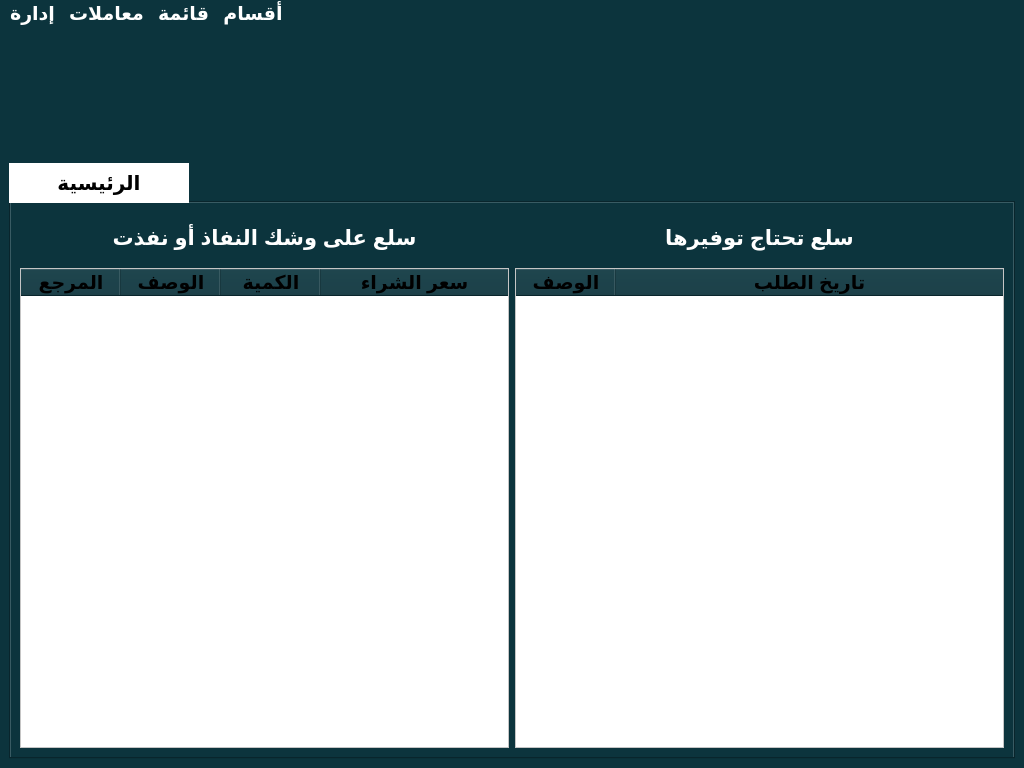
<?xml version="1.0" encoding="UTF-8"?>
<ui version="4.0">
 <class>main_window</class>
 <widget class="QMainWindow" name="main_window">
  <property name="geometry">
   <rect>
    <x>0</x>
    <y>0</y>
    <width>1024</width>
    <height>768</height>
   </rect>
  </property>
  <property name="minimumSize">
   <size>
    <width>1024</width>
    <height>768</height>
   </size>
  </property>
  <property name="windowTitle">
   <string>MainWindow</string>
  </property>
  <property name="styleSheet">
   <string notr="true">background-color:#0c343d;
</string>
  </property>
  <widget class="QWidget" name="centralwidget">
   <layout class="QGridLayout" name="gridLayout" rowstretch="0">
    <item row="0" column="0">
     <layout class="QVBoxLayout" name="verticalLayout" stretch="1,3">
      <item>
       <layout class="QHBoxLayout" name="horizontalLayout">
        <property name="sizeConstraint">
         <enum>QLayout::SetDefaultConstraint</enum>
        </property>
        <item>
         <widget class="QPushButton" name="new_customer_invoice_btn">
          <property name="sizePolicy">
           <sizepolicy hsizetype="Minimum" vsizetype="Expanding">
            <horstretch>0</horstretch>
            <verstretch>0</verstretch>
           </sizepolicy>
          </property>
          <property name="minimumSize">
           <size>
            <width>0</width>
            <height>30</height>
           </size>
          </property>
          <property name="maximumSize">
           <size>
            <width>16777215</width>
            <height>120</height>
           </size>
          </property>
          <property name="cursor">
           <cursorShape>PointingHandCursor</cursorShape>
          </property>
          <property name="toolTip">
           <string>فاتورة بيع جديدة</string>
          </property>
          <property name="statusTip">
           <string/>
          </property>
          <property name="whatsThis">
           <string/>
          </property>
          <property name="styleSheet">
           <string notr="true">
QPushButton:hover{
	background-color:#3f5482;
	border: 1px solid #3f5482;
}</string>
          </property>
          <property name="text">
           <string/>
          </property>
          <property name="icon">
           <iconset>
            <normaloff>../icons/add_a_sale_invoice.svg</normaloff>../icons/add_a_sale_invoice.svg</iconset>
          </property>
          <property name="iconSize">
           <size>
            <width>60</width>
            <height>60</height>
           </size>
          </property>
          <property name="flat">
           <bool>true</bool>
          </property>
         </widget>
        </item>
        <item>
         <widget class="QPushButton" name="new_supplier_invoice_btn">
          <property name="sizePolicy">
           <sizepolicy hsizetype="Minimum" vsizetype="Expanding">
            <horstretch>0</horstretch>
            <verstretch>0</verstretch>
           </sizepolicy>
          </property>
          <property name="minimumSize">
           <size>
            <width>0</width>
            <height>30</height>
           </size>
          </property>
          <property name="maximumSize">
           <size>
            <width>16777215</width>
            <height>120</height>
           </size>
          </property>
          <property name="cursor">
           <cursorShape>PointingHandCursor</cursorShape>
          </property>
          <property name="toolTip">
           <string>فاتورة شراء جديدة</string>
          </property>
          <property name="styleSheet">
           <string notr="true">
QPushButton:hover{
	background-color:#3f5482;
	border: 1px solid #3f5482;
}</string>
          </property>
          <property name="text">
           <string/>
          </property>
          <property name="icon">
           <iconset>
            <normaloff>../icons/new_purchase_invoice.svg</normaloff>../icons/new_purchase_invoice.svg</iconset>
          </property>
          <property name="iconSize">
           <size>
            <width>60</width>
            <height>60</height>
           </size>
          </property>
          <property name="flat">
           <bool>true</bool>
          </property>
         </widget>
        </item>
        <item>
         <widget class="QPushButton" name="new_service_btn">
          <property name="sizePolicy">
           <sizepolicy hsizetype="Minimum" vsizetype="Expanding">
            <horstretch>0</horstretch>
            <verstretch>0</verstretch>
           </sizepolicy>
          </property>
          <property name="minimumSize">
           <size>
            <width>0</width>
            <height>30</height>
           </size>
          </property>
          <property name="maximumSize">
           <size>
            <width>16777215</width>
            <height>120</height>
           </size>
          </property>
          <property name="cursor">
           <cursorShape>PointingHandCursor</cursorShape>
          </property>
          <property name="toolTip">
           <string>خدمة جديدة</string>
          </property>
          <property name="styleSheet">
           <string notr="true">
QPushButton:hover{
	background-color:#3f5482;
	border: 1px solid #3f5482;
}</string>
          </property>
          <property name="text">
           <string/>
          </property>
          <property name="icon">
           <iconset>
            <normaloff>../icons/new_service.svg</normaloff>../icons/new_service.svg</iconset>
          </property>
          <property name="iconSize">
           <size>
            <width>60</width>
            <height>60</height>
           </size>
          </property>
          <property name="flat">
           <bool>true</bool>
          </property>
         </widget>
        </item>
        <item>
         <widget class="QPushButton" name="new_supplier_transaction_btn">
          <property name="sizePolicy">
           <sizepolicy hsizetype="Minimum" vsizetype="Expanding">
            <horstretch>0</horstretch>
            <verstretch>0</verstretch>
           </sizepolicy>
          </property>
          <property name="minimumSize">
           <size>
            <width>0</width>
            <height>30</height>
           </size>
          </property>
          <property name="maximumSize">
           <size>
            <width>16777215</width>
            <height>120</height>
           </size>
          </property>
          <property name="cursor">
           <cursorShape>PointingHandCursor</cursorShape>
          </property>
          <property name="toolTip">
           <string>إيدع أو دين مورد جديد</string>
          </property>
          <property name="styleSheet">
           <string notr="true">
QPushButton:hover{
	background-color:#3f5482;
	border: 1px solid #3f5482;
}</string>
          </property>
          <property name="text">
           <string/>
          </property>
          <property name="icon">
           <iconset>
            <normaloff>../icons/new_transcation_cus.svg</normaloff>../icons/new_transcation_cus.svg</iconset>
          </property>
          <property name="iconSize">
           <size>
            <width>60</width>
            <height>60</height>
           </size>
          </property>
          <property name="flat">
           <bool>true</bool>
          </property>
         </widget>
        </item>
        <item>
         <widget class="QPushButton" name="new_customer_transaction_btn">
          <property name="sizePolicy">
           <sizepolicy hsizetype="Minimum" vsizetype="Expanding">
            <horstretch>0</horstretch>
            <verstretch>0</verstretch>
           </sizepolicy>
          </property>
          <property name="minimumSize">
           <size>
            <width>0</width>
            <height>30</height>
           </size>
          </property>
          <property name="maximumSize">
           <size>
            <width>16777215</width>
            <height>120</height>
           </size>
          </property>
          <property name="cursor">
           <cursorShape>PointingHandCursor</cursorShape>
          </property>
          <property name="toolTip">
           <string>إيداع زبون جديد</string>
          </property>
          <property name="styleSheet">
           <string notr="true">
QPushButton:hover{
	background-color:#3f5482;
	border: 1px solid #3f5482;
}</string>
          </property>
          <property name="text">
           <string/>
          </property>
          <property name="icon">
           <iconset>
            <normaloff>../icons/new_transaction_sup.svg</normaloff>../icons/new_transaction_sup.svg</iconset>
          </property>
          <property name="iconSize">
           <size>
            <width>60</width>
            <height>60</height>
           </size>
          </property>
          <property name="flat">
           <bool>true</bool>
          </property>
         </widget>
        </item>
        <item>
         <widget class="QPushButton" name="new_employee_withdrawal_btn">
          <property name="sizePolicy">
           <sizepolicy hsizetype="Minimum" vsizetype="Expanding">
            <horstretch>0</horstretch>
            <verstretch>0</verstretch>
           </sizepolicy>
          </property>
          <property name="minimumSize">
           <size>
            <width>0</width>
            <height>30</height>
           </size>
          </property>
          <property name="maximumSize">
           <size>
            <width>16777215</width>
            <height>120</height>
           </size>
          </property>
          <property name="cursor">
           <cursorShape>PointingHandCursor</cursorShape>
          </property>
          <property name="toolTip">
           <string>سحب جديد للموظف</string>
          </property>
          <property name="styleSheet">
           <string notr="true">
QPushButton:hover{
	background-color:#3f5482;
	border: 1px solid #3f5482;
}</string>
          </property>
          <property name="text">
           <string/>
          </property>
          <property name="icon">
           <iconset>
            <normaloff>../icons/new_withdawal.svg</normaloff>../icons/new_withdawal.svg</iconset>
          </property>
          <property name="iconSize">
           <size>
            <width>60</width>
            <height>60</height>
           </size>
          </property>
          <property name="flat">
           <bool>true</bool>
          </property>
         </widget>
        </item>
        <item>
         <widget class="QPushButton" name="new_expense_btn">
          <property name="sizePolicy">
           <sizepolicy hsizetype="Minimum" vsizetype="Expanding">
            <horstretch>0</horstretch>
            <verstretch>0</verstretch>
           </sizepolicy>
          </property>
          <property name="minimumSize">
           <size>
            <width>0</width>
            <height>30</height>
           </size>
          </property>
          <property name="maximumSize">
           <size>
            <width>16777215</width>
            <height>120</height>
           </size>
          </property>
          <property name="cursor">
           <cursorShape>PointingHandCursor</cursorShape>
          </property>
          <property name="toolTip">
           <string>مصروف جديد</string>
          </property>
          <property name="styleSheet">
           <string notr="true">
QPushButton:hover{
	background-color:#3f5482;
	border: 1px solid #3f5482;
}</string>
          </property>
          <property name="text">
           <string/>
          </property>
          <property name="icon">
           <iconset>
            <normaloff>../icons/new_expense.svg</normaloff>../icons/new_expense.svg</iconset>
          </property>
          <property name="iconSize">
           <size>
            <width>60</width>
            <height>60</height>
           </size>
          </property>
          <property name="flat">
           <bool>true</bool>
          </property>
         </widget>
        </item>
        <item>
         <widget class="QPushButton" name="buy_mobile_btn">
          <property name="sizePolicy">
           <sizepolicy hsizetype="Minimum" vsizetype="Expanding">
            <horstretch>0</horstretch>
            <verstretch>0</verstretch>
           </sizepolicy>
          </property>
          <property name="minimumSize">
           <size>
            <width>0</width>
            <height>30</height>
           </size>
          </property>
          <property name="maximumSize">
           <size>
            <width>16777215</width>
            <height>120</height>
           </size>
          </property>
          <property name="cursor">
           <cursorShape>PointingHandCursor</cursorShape>
          </property>
          <property name="toolTip">
           <string>شراء هاتف</string>
          </property>
          <property name="styleSheet">
           <string notr="true">
QPushButton:hover{
	background-color:#3f5482;
	border: 1px solid #3f5482;
}</string>
          </property>
          <property name="text">
           <string/>
          </property>
          <property name="icon">
           <iconset>
            <normaloff>../icons/buy_mobile.svg</normaloff>../icons/buy_mobile.svg</iconset>
          </property>
          <property name="iconSize">
           <size>
            <width>60</width>
            <height>60</height>
           </size>
          </property>
          <property name="flat">
           <bool>true</bool>
          </property>
         </widget>
        </item>
        <item>
         <widget class="QPushButton" name="new_user_btn">
          <property name="sizePolicy">
           <sizepolicy hsizetype="Minimum" vsizetype="Expanding">
            <horstretch>0</horstretch>
            <verstretch>0</verstretch>
           </sizepolicy>
          </property>
          <property name="minimumSize">
           <size>
            <width>0</width>
            <height>30</height>
           </size>
          </property>
          <property name="maximumSize">
           <size>
            <width>16777215</width>
            <height>120</height>
           </size>
          </property>
          <property name="cursor">
           <cursorShape>PointingHandCursor</cursorShape>
          </property>
          <property name="toolTip">
           <string>مستخدم جديد</string>
          </property>
          <property name="styleSheet">
           <string notr="true">
QPushButton:hover{
	background-color:#3f5482;
	border: 1px solid #3f5482;
}</string>
          </property>
          <property name="text">
           <string/>
          </property>
          <property name="icon">
           <iconset>
            <normaloff>../icons/new_user.svg</normaloff>../icons/new_user.svg</iconset>
          </property>
          <property name="iconSize">
           <size>
            <width>60</width>
            <height>60</height>
           </size>
          </property>
          <property name="flat">
           <bool>true</bool>
          </property>
         </widget>
        </item>
        <item>
         <widget class="QPushButton" name="requested_products_btn">
          <property name="minimumSize">
           <size>
            <width>0</width>
            <height>30</height>
           </size>
          </property>
          <property name="cursor">
           <cursorShape>PointingHandCursor</cursorShape>
          </property>
          <property name="toolTip">
           <string>تسجيل السلع الناقصة</string>
          </property>
          <property name="styleSheet">
           <string notr="true">
QPushButton:hover{
	background-color:#3f5482;
	border: 1px solid #3f5482;
}</string>
          </property>
          <property name="text">
           <string/>
          </property>
          <property name="icon">
           <iconset>
            <normaloff>../icons/requested_products.svg</normaloff>../icons/requested_products.svg</iconset>
          </property>
          <property name="iconSize">
           <size>
            <width>60</width>
            <height>60</height>
           </size>
          </property>
          <property name="flat">
           <bool>true</bool>
          </property>
         </widget>
        </item>
        <item>
         <widget class="QPushButton" name="analysis_btn">
          <property name="sizePolicy">
           <sizepolicy hsizetype="Minimum" vsizetype="Expanding">
            <horstretch>0</horstretch>
            <verstretch>0</verstretch>
           </sizepolicy>
          </property>
          <property name="minimumSize">
           <size>
            <width>0</width>
            <height>30</height>
           </size>
          </property>
          <property name="maximumSize">
           <size>
            <width>16777215</width>
            <height>120</height>
           </size>
          </property>
          <property name="cursor">
           <cursorShape>PointingHandCursor</cursorShape>
          </property>
          <property name="toolTip">
           <string>إحصائيات المحل</string>
          </property>
          <property name="styleSheet">
           <string notr="true">
QPushButton:hover{
	background-color:#3f5482;
	border: 1px solid #3f5482;
}</string>
          </property>
          <property name="text">
           <string/>
          </property>
          <property name="icon">
           <iconset>
            <normaloff>../icons/analysis.svg</normaloff>../icons/analysis.svg</iconset>
          </property>
          <property name="iconSize">
           <size>
            <width>60</width>
            <height>60</height>
           </size>
          </property>
          <property name="flat">
           <bool>true</bool>
          </property>
         </widget>
        </item>
        <item>
         <widget class="QPushButton" name="set_db_btn">
          <property name="minimumSize">
           <size>
            <width>0</width>
            <height>30</height>
           </size>
          </property>
          <property name="maximumSize">
           <size>
            <width>16777215</width>
            <height>120</height>
           </size>
          </property>
          <property name="cursor">
           <cursorShape>PointingHandCursor</cursorShape>
          </property>
          <property name="toolTip">
           <string>إعدادات قاعدة البيانات</string>
          </property>
          <property name="styleSheet">
           <string notr="true">
QPushButton:hover{
	background-color:#3f5482;
	border: 1px solid #3f5482;
}</string>
          </property>
          <property name="text">
           <string/>
          </property>
          <property name="icon">
           <iconset>
            <normaloff>../icons/database.svg</normaloff>../icons/database.svg</iconset>
          </property>
          <property name="iconSize">
           <size>
            <width>60</width>
            <height>60</height>
           </size>
          </property>
          <property name="flat">
           <bool>true</bool>
          </property>
         </widget>
        </item>
       </layout>
      </item>
      <item>
       <layout class="QVBoxLayout" name="verticalLayout_2">
        <item>
         <widget class="QTabWidget" name="tab_widget">
          <property name="styleSheet">
           <string notr="true">QTabBar::tab {
        font-size: 20px;   
		font-weight:bold;
        height: 30px;
        padding: 5px 10px;
		background-color:white;
		width:160px;
    }</string>
          </property>
          <property name="currentIndex">
           <number>0</number>
          </property>
          <widget class="QWidget" name="tab">
           <attribute name="title">
            <string>الرئيسية</string>
           </attribute>
           <layout class="QGridLayout" name="gridLayout_2">
            <item row="2" column="0">
             <layout class="QVBoxLayout" name="verticalLayout_3">
              <item>
               <layout class="QHBoxLayout" name="main_window_tables">
                <item>
                 <widget class="QTableWidget" name="out_of_stock_soon_table">
                  <property name="font">
                   <font>
                    <pointsize>20</pointsize>
                    <bold>false</bold>
                   </font>
                  </property>
                  <property name="styleSheet">
                   <string notr="true">QTableWidget{
	background-color:white;
}</string>
                  </property>
                  <attribute name="horizontalHeaderCascadingSectionResizes">
                   <bool>false</bool>
                  </attribute>
                  <attribute name="horizontalHeaderStretchLastSection">
                   <bool>true</bool>
                  </attribute>
                  <attribute name="verticalHeaderMinimumSectionSize">
                   <number>24</number>
                  </attribute>
                  <attribute name="verticalHeaderDefaultSectionSize">
                   <number>30</number>
                  </attribute>
                  <attribute name="verticalHeaderStretchLastSection">
                   <bool>false</bool>
                  </attribute>
                  <column>
                   <property name="text">
                    <string>المرجع</string>
                   </property>
                   <property name="font">
                    <font>
                     <pointsize>14</pointsize>
                     <bold>true</bold>
                    </font>
                   </property>
                  </column>
                  <column>
                   <property name="text">
                    <string>الوصف</string>
                   </property>
                   <property name="font">
                    <font>
                     <pointsize>14</pointsize>
                     <bold>true</bold>
                    </font>
                   </property>
                  </column>
                  <column>
                   <property name="text">
                    <string>الكمية</string>
                   </property>
                   <property name="font">
                    <font>
                     <pointsize>14</pointsize>
                     <bold>true</bold>
                    </font>
                   </property>
                  </column>
                  <column>
                   <property name="text">
                    <string>سعر الشراء</string>
                   </property>
                   <property name="font">
                    <font>
                     <pointsize>14</pointsize>
                     <bold>true</bold>
                    </font>
                   </property>
                  </column>
                 </widget>
                </item>
                <item>
                 <widget class="QTableWidget" name="requested_products_table">
                  <property name="font">
                   <font>
                    <pointsize>20</pointsize>
                    <bold>false</bold>
                   </font>
                  </property>
                  <property name="styleSheet">
                   <string notr="true">QTableWidget{
	background-color:white;
}</string>
                  </property>
                  <attribute name="horizontalHeaderCascadingSectionResizes">
                   <bool>false</bool>
                  </attribute>
                  <attribute name="horizontalHeaderStretchLastSection">
                   <bool>true</bool>
                  </attribute>
                  <attribute name="verticalHeaderMinimumSectionSize">
                   <number>24</number>
                  </attribute>
                  <attribute name="verticalHeaderDefaultSectionSize">
                   <number>30</number>
                  </attribute>
                  <attribute name="verticalHeaderStretchLastSection">
                   <bool>false</bool>
                  </attribute>
                  <column>
                   <property name="text">
                    <string>الوصف</string>
                   </property>
                   <property name="font">
                    <font>
                     <pointsize>14</pointsize>
                     <bold>true</bold>
                    </font>
                   </property>
                  </column>
                  <column>
                   <property name="text">
                    <string>تاريخ الطلب</string>
                   </property>
                   <property name="font">
                    <font>
                     <pointsize>14</pointsize>
                     <bold>true</bold>
                    </font>
                   </property>
                  </column>
                 </widget>
                </item>
               </layout>
              </item>
             </layout>
            </item>
            <item row="1" column="0">
             <layout class="QHBoxLayout" name="main_window_tables_titles">
              <item>
               <widget class="QLabel" name="out_of_stock_soon_label">
                <property name="minimumSize">
                 <size>
                  <width>0</width>
                  <height>50</height>
                 </size>
                </property>
                <property name="maximumSize">
                 <size>
                  <width>16777215</width>
                  <height>60</height>
                 </size>
                </property>
                <property name="font">
                 <font>
                  <pointsize>16</pointsize>
                  <bold>true</bold>
                 </font>
                </property>
                <property name="styleSheet">
                 <string notr="true">color:white</string>
                </property>
                <property name="text">
                 <string>سلع على وشك النفاذ أو نفذت</string>
                </property>
                <property name="alignment">
                 <set>Qt::AlignCenter</set>
                </property>
               </widget>
              </item>
              <item>
               <widget class="QLabel" name="requested_products_label">
                <property name="minimumSize">
                 <size>
                  <width>0</width>
                  <height>50</height>
                 </size>
                </property>
                <property name="maximumSize">
                 <size>
                  <width>16777215</width>
                  <height>60</height>
                 </size>
                </property>
                <property name="font">
                 <font>
                  <pointsize>16</pointsize>
                  <bold>true</bold>
                 </font>
                </property>
                <property name="styleSheet">
                 <string notr="true">color:white</string>
                </property>
                <property name="text">
                 <string>سلع تحتاج توفيرها</string>
                </property>
                <property name="alignment">
                 <set>Qt::AlignCenter</set>
                </property>
               </widget>
              </item>
             </layout>
            </item>
           </layout>
          </widget>
         </widget>
        </item>
       </layout>
      </item>
     </layout>
    </item>
   </layout>
  </widget>
  <widget class="QMenuBar" name="menuBar">
   <property name="geometry">
    <rect>
     <x>0</x>
     <y>0</y>
     <width>1024</width>
     <height>32</height>
    </rect>
   </property>
   <property name="font">
    <font>
     <pointsize>14</pointsize>
     <bold>true</bold>
    </font>
   </property>
   <property name="styleSheet">
    <string notr="true">color:white</string>
   </property>
   <widget class="QMenu" name="management_menu">
    <property name="title">
     <string>إدارة</string>
    </property>
    <addaction name="suppliers_action"/>
    <addaction name="customers_action"/>
    <addaction name="employees_action"/>
    <addaction name="products_action"/>
    <addaction name="needs_action"/>
    <addaction name="mobiles_action"/>
   </widget>
   <widget class="QMenu" name="payments_menu">
    <property name="title">
     <string>معاملات</string>
    </property>
    <addaction name="suppliers_deposits_action"/>
    <addaction name="customers_deposits_action"/>
    <addaction name="employees_withdrawals_action"/>
    <addaction name="expenses_action"/>
   </widget>
   <widget class="QMenu" name="transactions_menu">
    <property name="title">
     <string>قائمة</string>
    </property>
    <addaction name="purchases_history_action"/>
    <addaction name="purchases_invoices_action"/>
    <addaction name="sales_history_action"/>
    <addaction name="sales_invoices_action"/>
    <addaction name="services_action"/>
   </widget>
   <widget class="QMenu" name="categories_menu">
    <property name="title">
     <string>أقسام</string>
    </property>
    <addaction name="services_category_action"/>
    <addaction name="expenses_category_action"/>
   </widget>
   <addaction name="management_menu"/>
   <addaction name="payments_menu"/>
   <addaction name="transactions_menu"/>
   <addaction name="categories_menu"/>
  </widget>
  <action name="suppliers_action">
   <property name="text">
    <string>الموردين</string>
   </property>
  </action>
  <action name="customers_action">
   <property name="text">
    <string>الزبائن</string>
   </property>
  </action>
  <action name="employees_action">
   <property name="text">
    <string>العمال</string>
   </property>
  </action>
  <action name="products_action">
   <property name="text">
    <string>السلع</string>
   </property>
  </action>
  <action name="needs_action">
   <property name="text">
    <string>النقائص</string>
   </property>
  </action>
  <action name="mobiles_action">
   <property name="text">
    <string>هواتف</string>
   </property>
  </action>
  <action name="suppliers_deposits_action">
   <property name="text">
    <string>إيداعات للمردين</string>
   </property>
  </action>
  <action name="customers_deposits_action">
   <property name="text">
    <string>دفعات الزبائن</string>
   </property>
  </action>
  <action name="employees_withdrawals_action">
   <property name="text">
    <string>سحوبات العمال</string>
   </property>
  </action>
  <action name="expenses_action">
   <property name="text">
    <string>مصاريف عامة</string>
   </property>
  </action>
  <action name="purchases_history_action">
   <property name="text">
    <string>المشتريات</string>
   </property>
  </action>
  <action name="purchases_invoices_action">
   <property name="text">
    <string>فواتير المشتريات</string>
   </property>
  </action>
  <action name="sales_history_action">
   <property name="text">
    <string>المبيعات</string>
   </property>
  </action>
  <action name="sales_invoices_action">
   <property name="text">
    <string>فواتير المبيعات</string>
   </property>
  </action>
  <action name="services_action">
   <property name="text">
    <string>الخدمات</string>
   </property>
  </action>
  <action name="services_category_action">
   <property name="text">
    <string>الخدمات</string>
   </property>
  </action>
  <action name="expenses_category_action">
   <property name="text">
    <string>المصاريف</string>
   </property>
  </action>
 </widget>
 <resources/>
 <connections/>
</ui>
